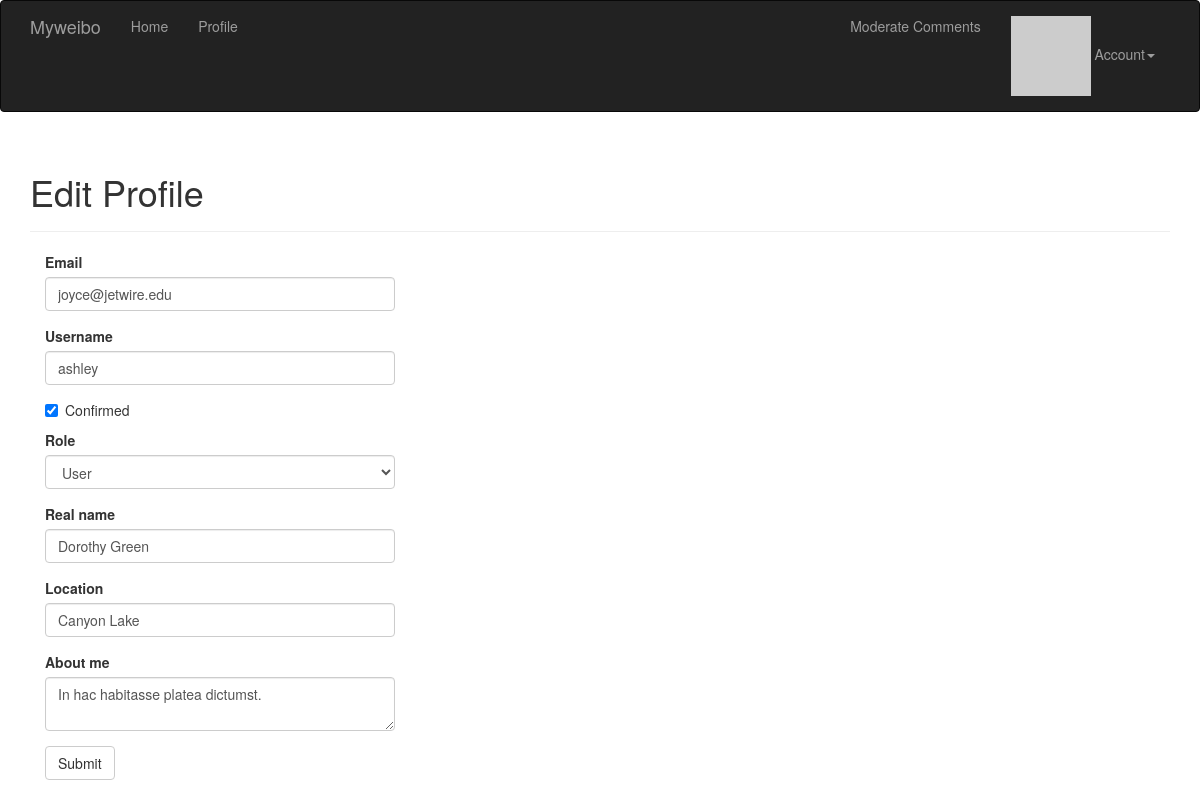
Page /edit-profile/45 (signed in) on the committed database.
### app/models.py (models this page shows, shortened)
class User(UserMixin, db.Model):
    __tablename__ = 'users'
    id = db.Column(db.Integer, primary_key=True)
    email = db.Column(db.String(64), unique=True, index=True)
    username = db.Column(db.String(64), unique=True, index=True)
    role_id = db.Column(db.Integer, db.ForeignKey('roles.id'))
    password_hash = db.Column(db.String(128))
    confirmed = db.Column(db.Boolean, default=False)
    name = db.Column(db.String(64))
    location = db.Column(db.String(64))
    about_me = db.Column(db.Text())
    member_since = db.Column(db.DateTime(), default=datetime.utcnow)
    last_seen = db.Column(db.DateTime(), default=datetime.utcnow)
    avatar_hash = db.Column(db.String(32))
    posts = db.relationship('Post', backref='author', lazy='dynamic')
    followed = db.relationship('Follow',
                               foreign_keys=[Follow.follower_id],
                               backref=db.backref('follower', lazy='joined'),
                               lazy='dynamic',
                               cascade='all, delete-orphan')
    followers = db.relationship('Follow',
                                foreign_keys=[Follow.followed_id],
                                backref=db.backref('followed', lazy='joined'),
                                lazy='dynamic',
                                cascade='all, delete-orphan')
    comments = db.relationship('Comment', backref='author', lazy='dynamic')
    @property
    def password(self):
        raise AttributeError('password is not a readable attribute')
    def can(self, permissions):
        return self.role is not None and (self.role.permissions & permissions) == permissions
    def ping(self):
        self.last_seen = datetime.utcnow()
        db.session.add(self)
    def gravatar(self, size=100, default='identicon', rating='g'):
        url = 'http://secure.gravatar.com/avatar'
        hash = self.avatar_hash or hashlib.md5(self.email.encode('utf-8')).hexdigest()
        return '{url}/{hash}?s={size}&d={default}&r={rating}'.format(url=url, hash=hash,
                                                                     size=size, default=default,
                                                                     rating=rating)

### app/main/views.py (the view, shortened to what this page needs)
@main.route('/edit-profile/<int:id>', methods=['GET', 'POST'])
@login_required
@admin_required
def edit_profile_admin(id):
    user = User.query.get_or_404(id)
    form = EditProfileAdminForm(user=user)
    form.email.data = user.email
    form.username.data = user.username
    form.confirmed.data = user.confirmed
    form.role.data = user.role.id
    form.name.data = user.name
    form.location.data = user.location
    form.about_me.data = user.about_me
    return render_template('edit_profile.html', form=form, user=user)

### app/main/form.py (shortened to what this page needs)
class EditProfileAdminForm(Form):
    email = StringField('Email', validators=[Required(), Length(1, 64),
                                             Email()])
    username = StringField('Username', validators=[
        Required(), Length(1, 64), Regexp('^[[A-Za-z][A-Za-z0-9_.]*$', 0,
                                          'Username must have only letters,'
                                          'numbers, dots or underscores')])
    confirmed = BooleanField('Confirmed')
    role = SelectField('Role', coerce=int)
    name = StringField('Real name', validators=[Length(0, 64)])
    location = StringField('Location', validators=[Length(0, 64)])
    about_me = TextAreaField('About me')
    submit = SubmitField('Submit')
    def __init__(self, user, *args, **kwargs):
        super(EditProfileAdminForm, self).__init__(*args, **kwargs)
        self.role.choices = [(role.id, role.name)
                             for role in Role.query.order_by(Role.name).all()]
        self.user = user

### app/auth/views.py (called while the page is built)
@auth.before_app_request
def before_request():
    if current_user.is_authenticated:
        current_user.ping()
        if not current_user.confirmed and request.endpoint[:5] != 'auth.' and request.endpoint != 'static':
            return redirect(url_for('auth.unconfirmed'))

@auth.before_app_request
def before_request():
    if current_user.is_authenticated and not current_user.confirmed \
            and request.endpoint[:5] != 'auth.' and request.endpoint != 'static':
        return redirect(url_for('auth.unconfirmed'))

### app/main/__init__.py (called while the page is built)
@main.app_context_processor
def inject_permissions():
    return dict(Permission=Permission)

### app/models.py (called while the page is built)
@login_manager.user_loader
def load_user(user_id):
    return User.query.get(int(user_id))

### app/templates/edit_profile.html (shortened to what this page needs)
{% extends "base.html" %}
{% import "bootstrap/wtf.html" as wtf %}
{% block page_content %}
<div class="page-header">
    <h1>Edit Profile</h1>
</div>
<div class="col-md-4">
{{ wtf.quick_form(form) }}
</div>
{% endblock %}

### rows in the picture
User: email "joyce@jetwire.edu", username "ashley", confirmed "☑", role "User", name "Dorothy Green", location "Canyon Lake", about_me "In hac habitasse platea dictumst."
